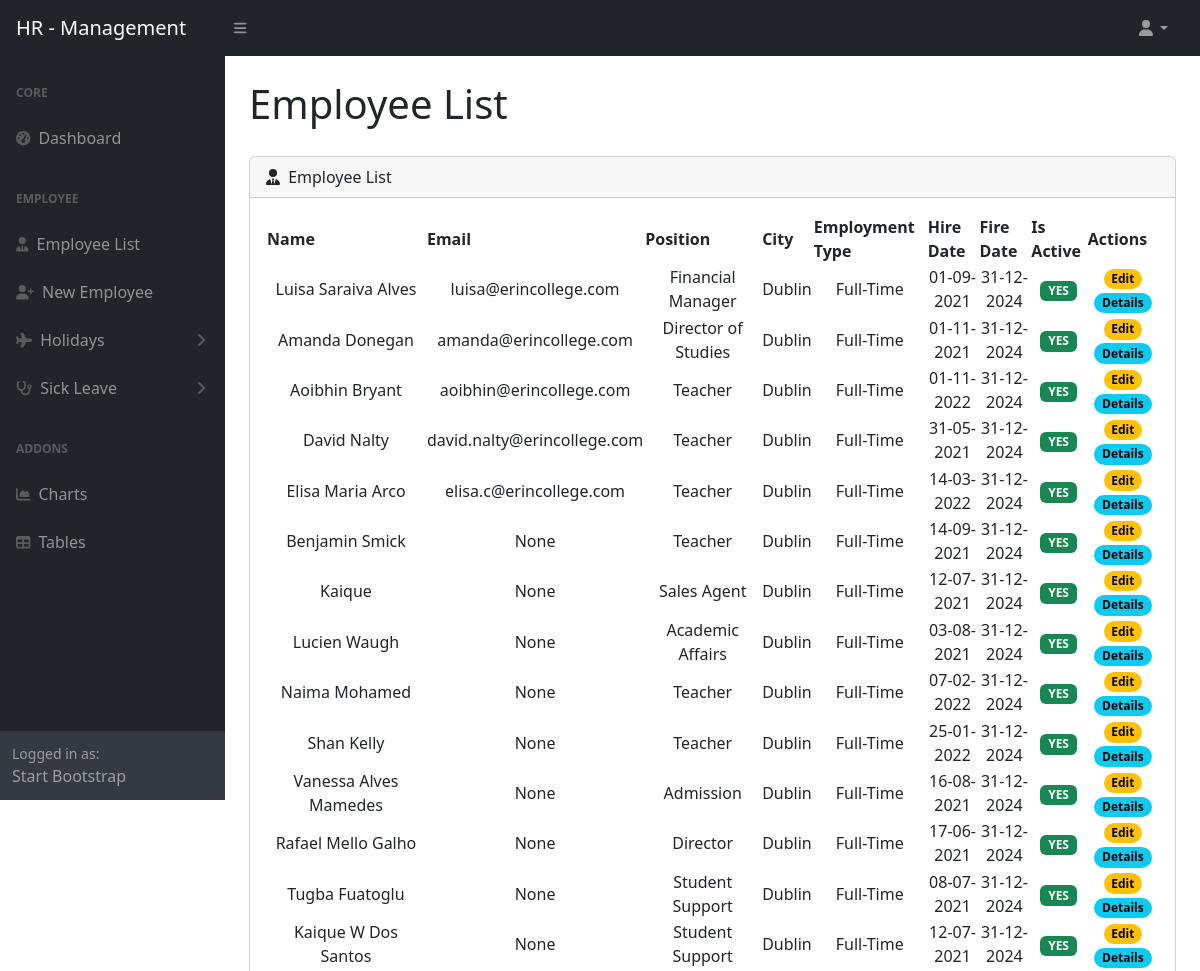
The page /employee/employee_list/ (upper part) on the database as committed earlier.
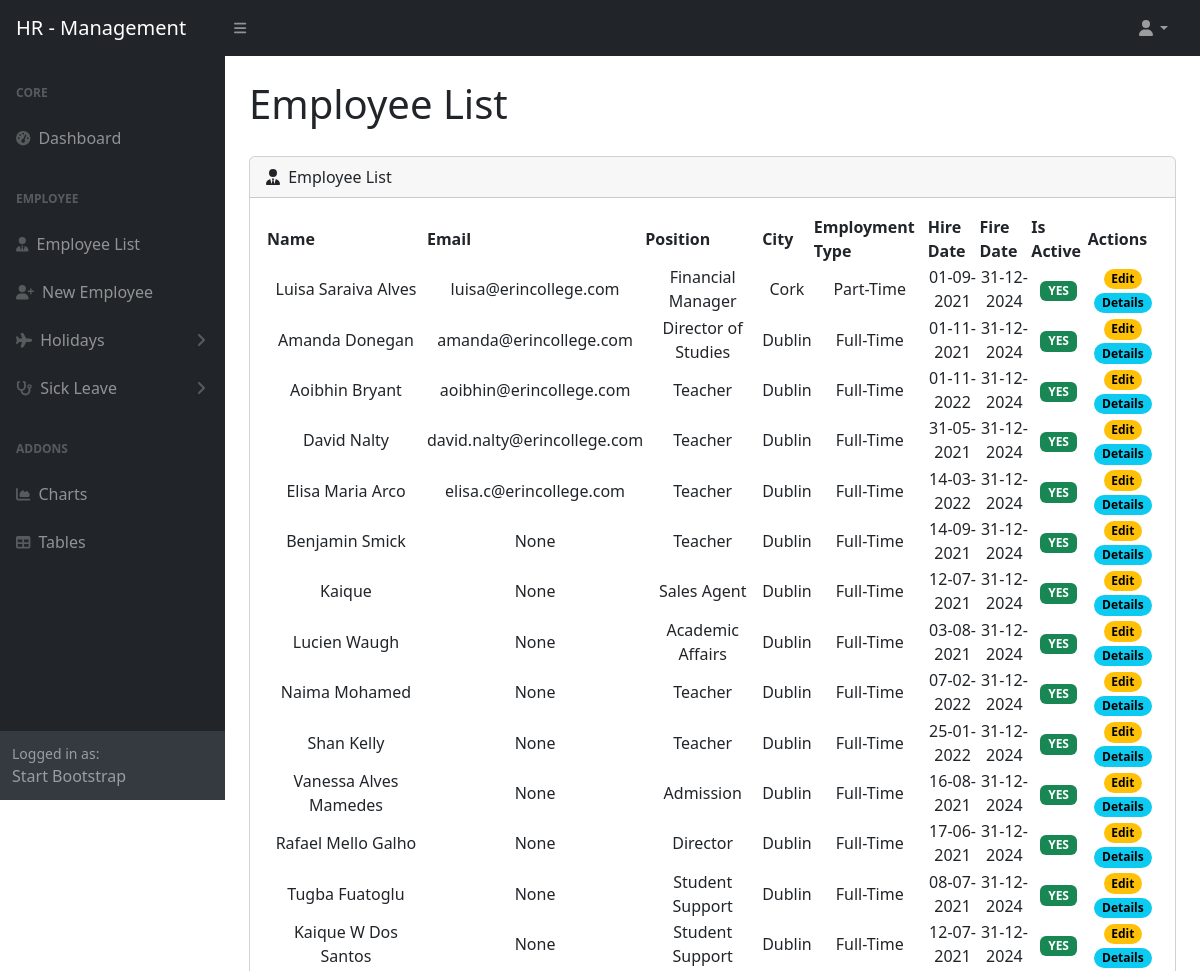
The same page on the database as committed later.
### employee/models.py (models this page shows, shortened)
class Employees(models.Model):
	name = models.CharField(max_length=100)
	email = models.EmailField(blank=True, null=True)
	department = models.ForeignKey(Department, on_delete=models.PROTECT)
	position = models.ForeignKey(Position, on_delete=models.PROTECT)
	city = models.CharField(choices=helpers.city, max_length=50, default='Dublin')
	employment_type = models.CharField(choices=helpers.employment_type, max_length=50, default='Full-Time')
	hire_date = models.DateField(default=date.today(), editable=True)
	fire_date = models.DateField(null=True, blank=True)
	is_active = models.BooleanField(default=True)

### department/models.py (models this page shows)
class Position(models.Model):
	name = models.CharField(max_length=100)
	department = models.ForeignKey('Department', on_delete=models.PROTECT)
	def __str__(self):
		return self.name

### employee/views.py (the view)
# urls.py: path('employee_list/', EmployeeListView.as_view(), name='employee_list'),
class EmployeeListView(ListView):
	model = Employees
	template_name = 'employee_list.html'
	context_object_name = 'employees'
	def get_queryset(self):
		employees = super().get_queryset().order_by('id')
		search = self.request.GET.get('search')
		if search:
			employees = employees.filter(name__icontains=search)
		return employees

### employee/templates/employee_list.html (shortened to what this page needs)
{% extends 'base.html' %}
{% load static %}
{% block content %}
    <table id="datatablesSimple" class="table-striped table-hover table-responsive-lg datatable">
        <thead>
        <tr>
            <th>Name</th>
            <th>Email</th>
            <th>Position</th>
            <th>City</th>
            <th>Employment Type</th>
            <th>Hire Date</th>
            <th>Fire Date</th>
            <th>Is Active</th>
            <th>Actions</th>
        </tr>
        </thead>
        <tbody>
        {% for employee in employees %}
            <tr href="{% url 'employee_detail' employee.pk %}">
                <td>{{ employee.name }}</td>
                <td>{{ employee.email }}</td>
                <td>{{ employee.position }}</td>
                <td>{{ employee.get_city_display }}</td>
                <td>{{ employee.get_employment_type_display }}</td>
                <td>{{ employee.hire_date|date:'d-m-Y' }}</td>
                <td>{{ employee.fire_date|date:'d-m-Y' }}</td>
                {% if employee.is_active %}
                    <td class="active-label"><span class="badge bg-success">YES</span>
                    </td>
                {% else %}
                    <td><span class="badge bg-danger">NO</span></td>
                {% endif %}
                <td><a href="{% url 'employee_update' employee.pk %}"><span
                        class="badge rounded-pill bg-warning text-black">Edit</span></a>
                    <a href="{% url 'employee_detail' employee.pk %}"><span
                            class="badge rounded-pill bg-info text-black">Details</span></a>
                </td>
            </tr>
        {% endfor %}
        </tbody>
    </table>
{% endblock %}

Rows that differ between the two databases and show on the page:
changed Employees "Luisa Saraiva Alves": city "Dublin" → "Cork"; employment_type "Full-Time" → "Part-Time"
